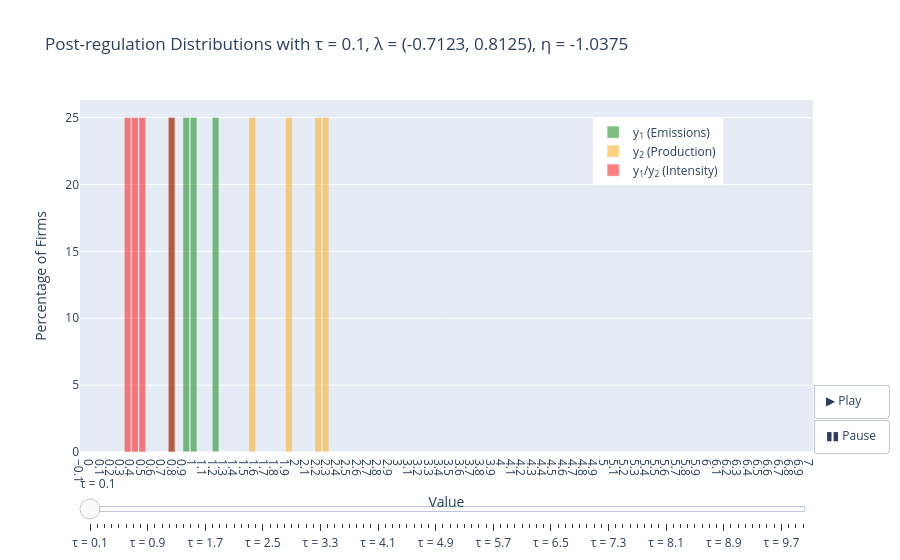

Write notebook code for a chart like this one.
### Code cell
animate_marginal_comparison(nu_list, params_list, tau_list, bins=100)

### Figure 1 — Plotly figure (JSON) as saved in the notebook; plotly's stock layout.template omitted (floating-point values rounded to 4 significant figures)
{"data": [{"marker": {"color": "green"}, "name": "y<sub>1</sub> (Emissions)", "opacity": 0.5, "type": "bar", "width": 0.06413, "x": [-0.06437, 0.006877, 0.07813, 0.1494, 0.2206, 0.2919, 0.3631, 0.4344, 0.5056, 0.5769, 0.6481, 0.7194, 0.7906, 0.8619, 0.9331, 1.004, 1.076, 1.147, 1.218, 1.289, 1.361, 1.432, 1.503, 1.574, 1.646, 1.717, 1.788, 1.859, 1.931, 2.002, 2.073, 2.144, 2.216, 2.287, 2.358, 2.429, 2.501, 2.572, 2.643, 2.714, 2.786, 2.857, 2.928, 2.999, 3.071, 3.142, 3.213, 3.284, 3.356, 3.427, 3.498, 3.569, 3.641, 3.712, 3.783, 3.854, 3.926, 3.997, 4.068, 4.139, 4.211, 4.282, 4.353, 4.424, 4.496, 4.567, 4.638, 4.709, 4.781, 4.852, 4.923, 4.994, 5.066, 5.137, 5.208, 5.279, 5.351, 5.422, 5.493, 5.564, 5.636, 5.707, 5.778, 5.849, 5.921, 5.992, 6.063, 6.134, 6.206, 6.277, 6.348, 6.419, 6.491, 6.562, 6.633, 6.705, 6.776, 6.847, 6.918, 6.99], "y": [0, 0, 0, 0, 0, 0, 0, 0, 0, 0, 0, 0, 25, 0, 25, 25, 0, 0, 25, 0, 0, 0, 0, 0, 0, 0, 0, 0, 0, 0, 0, 0, 0, 0, 0, 0, 0, 0, 0, 0, 0, 0, 0, 0, 0, 0, 0, 0, 0, 0, 0, 0, 0, 0, 0, 0, 0, 0, 0, 0, 0, 0, 0, 0, 0, 0, 0, 0, 0, 0, 0, 0, 0, 0, 0, 0, 0, 0, 0, 0, 0, 0, 0, 0, 0, 0, 0, 0, 0, 0, 0, 0, 0, 0, 0, 0, 0, 0, 0, 0]}, {"marker": {"color": "orange"}, "name": "y<sub>2</sub> (Production)", "opacity": 0.5, "type": "bar", "width": 0.06413, "x": [-0.06437, 0.006877, 0.07813, 0.1494, 0.2206, 0.2919, 0.3631, 0.4344, 0.5056, 0.5769, 0.6481, 0.7194, 0.7906, 0.8619, 0.9331, 1.004, 1.076, 1.147, 1.218, 1.289, 1.361, 1.432, 1.503, 1.574, 1.646, 1.717, 1.788, 1.859, 1.931, 2.002, 2.073, 2.144, 2.216, 2.287, 2.358, 2.429, 2.501, 2.572, 2.643, 2.714, 2.786, 2.857, 2.928, 2.999, 3.071, 3.142, 3.213, 3.284, 3.356, 3.427, 3.498, 3.569, 3.641, 3.712, 3.783, 3.854, 3.926, 3.997, 4.068, 4.139, 4.211, 4.282, 4.353, 4.424, 4.496, 4.567, 4.638, 4.709, 4.781, 4.852, 4.923, 4.994, 5.066, 5.137, 5.208, 5.279, 5.351, 5.422, 5.493, 5.564, 5.636, 5.707, 5.778, 5.849, 5.921, 5.992, 6.063, 6.134, 6.206, 6.277, 6.348, 6.419, 6.491, 6.562, 6.633, 6.705, 6.776, 6.847, 6.918, 6.99], "y": [0, 0, 0, 0, 0, 0, 0, 0, 0, 0, 0, 0, 0, 0, 0, 0, 0, 0, 0, 0, 0, 0, 0, 25, 0, 0, 0, 0, 25, 0, 0, 0, 25, 25, 0, 0, 0, 0, 0, 0, 0, 0, 0, 0, 0, 0, 0, 0, 0, 0, 0, 0, 0, 0, 0, 0, 0, 0, 0, 0, 0, 0, 0, 0, 0, 0, 0, 0, 0, 0, 0, 0, 0, 0, 0, 0, 0, 0, 0, 0, 0, 0, 0, 0, 0, 0, 0, 0, 0, 0, 0, 0, 0, 0, 0, 0, 0, 0, 0, 0]}, {"marker": {"color": "red"}, "name": "y<sub>1</sub>/y<sub>2</sub> (Intensity)", "opacity": 0.5, "type": "bar", "width": 0.06413, "x": [-0.06437, 0.006877, 0.07813, 0.1494, 0.2206, 0.2919, 0.3631, 0.4344, 0.5056, 0.5769, 0.6481, 0.7194, 0.7906, 0.8619, 0.9331, 1.004, 1.076, 1.147, 1.218, 1.289, 1.361, 1.432, 1.503, 1.574, 1.646, 1.717, 1.788, 1.859, 1.931, 2.002, 2.073, 2.144, 2.216, 2.287, 2.358, 2.429, 2.501, 2.572, 2.643, 2.714, 2.786, 2.857, 2.928, 2.999, 3.071, 3.142, 3.213, 3.284, 3.356, 3.427, 3.498, 3.569, 3.641, 3.712, 3.783, 3.854, 3.926, 3.997, 4.068, 4.139, 4.211, 4.282, 4.353, 4.424, 4.496, 4.567, 4.638, 4.709, 4.781, 4.852, 4.923, 4.994, 5.066, 5.137, 5.208, 5.279, 5.351, 5.422, 5.493, 5.564, 5.636, 5.707, 5.778, 5.849, 5.921, 5.992, 6.063, 6.134, 6.206, 6.277, 6.348, 6.419, 6.491, 6.562, 6.633, 6.705, 6.776, 6.847, 6.918, 6.99], "y": [0, 0, 0, 0, 0, 0, 25, 25, 25, 0, 0, 0, 25, 0, 0, 0, 0, 0, 0, 0, 0, 0, 0, 0, 0, 0, 0, 0, 0, 0, 0, 0, 0, 0, 0, 0, 0, 0, 0, 0, 0, 0, 0, 0, 0, 0, 0, 0, 0, 0, 0, 0, 0, 0, 0, 0, 0, 0, 0, 0, 0, 0, 0, 0, 0, 0, 0, 0, 0, 0, 0, 0, 0, 0, 0, 0, 0, 0, 0, 0, 0, 0, 0, 0, 0, 0, 0, 0, 0, 0, 0, 0, 0, 0, 0, 0, 0, 0, 0, 0]}], "layout": {"barmode": "overlay", "legend": {"x": 0.7, "y": 0.95}, "sliders": [{"len": 1, "steps": [{"args": [["0"], {"frame": {"duration": 300, "redraw": true}, "mode": "immediate"}], "label": "&#964; = 0.1", "method": "animate"}, {"args": [["1"], {"frame": {"duration": 300, "redraw": true}, "mode": "immediate"}], "label": "&#964; = 0.2", "method": "animate"}, {"args": [["2"], {"frame": {"duration": 300, "redraw": true}, "mode": "immediate"}], "label": "&#964; = 0.3", "method": "animate"}, {"args": [["3"], {"frame": {"duration": 300, "redraw": true}, "mode": "immediate"}], "label": "&#964; = 0.4", "method": "animate"}, {"args": [["4"], {"frame": {"duration": 300, "redraw": true}, "mode": "immediate"}], "label": "&#964; = 0.5", "method": "animate"}, {"args": [["5"], {"frame": {"duration": 300, "redraw": true}, "mode": "immediate"}], "label": "&#964; = 0.6", "method": "animate"}, {"args": [["6"], {"frame": {"duration": 300, "redraw": true}, "mode": "immediate"}], "label": "&#964; = 0.7", "method": "animate"}, {"args": [["7"], {"frame": {"duration": 300, "redraw": true}, "mode": "immediate"}], "label": "&#964; = 0.8", "method": "animate"}, {"args": [["8"], {"frame": {"duration": 300, "redraw": true}, "mode": "immediate"}], "label": "&#964; = 0.9", "method": "animate"}, {"args": [["9"], {"frame": {"duration": 300, "redraw": true}, "mode": "immediate"}], "label": "&#964; = 1.0", "method": "animate"}, {"args": [["10"], {"frame": {"duration": 300, "redraw": true}, "mode": "immediate"}], "label": "&#964; = 1.1", "method": "animate"}, {"args": [["11"], {"frame": {"duration": 300, "redraw": true}, "mode": "immediate"}], "label": "&#964; = 1.2", "method": "animate"}, {"args": [["12"], {"frame": {"duration": 300, "redraw": true}, "mode": "immediate"}], "label": "&#964; = 1.3", "method": "animate"}, {"args": [["13"], {"frame": {"duration": 300, "redraw": true}, "mode": "immediate"}], "label": "&#964; = 1.4", "method": "animate"}, {"args": [["14"], {"frame": {"duration": 300, "redraw": true}, "mode": "immediate"}], "label": "&#964; = 1.5", "method": "animate"}, {"args": [["15"], {"frame": {"duration": 300, "redraw": true}, "mode": "immediate"}], "label": "&#964; = 1.6", "method": "animate"}, {"args": [["16"], {"frame": {"duration": 300, "redraw": true}, "mode": "immediate"}], "label": "&#964; = 1.7", "method": "animate"}, {"args": [["17"], {"frame": {"duration": 300, "redraw": true}, "mode": "immediate"}], "label": "&#964; = 1.8", "method": "animate"}, {"args": [["18"], {"frame": {"duration": 300, "redraw": true}, "mode": "immediate"}], "label": "&#964; = 1.9", "method": "animate"}, {"args": [["19"], {"frame": {"duration": 300, "redraw": true}, "mode": "immediate"}], "label": "&#964; = 2.0", "method": "animate"}, {"args": [["20"], {"frame": {"duration": 300, "redraw": true}, "mode": "immediate"}], "label": "&#964; = 2.1", "method": "animate"}, {"args": [["21"], {"frame": {"duration": 300, "redraw": true}, "mode": "immediate"}], "label": "&#964; = 2.2", "method": "animate"}, {"args": [["22"], {"frame": {"duration": 300, "redraw": true}, "mode": "immediate"}], "label": "&#964; = 2.3", "method": "animate"}, {"args": [["23"], {"frame": {"duration": 300, "redraw": true}, "mode": "immediate"}], "label": "&#964; = 2.4", "method": "animate"}, {"args": [["24"], {"frame": {"duration": 300, "redraw": true}, "mode": "immediate"}], "label": "&#964; = 2.5", "method": "animate"}, {"args": [["25"], {"frame": {"duration": 300, "redraw": true}, "mode": "immediate"}], "label": "&#964; = 2.6", "method": "animate"}, {"args": [["26"], {"frame": {"duration": 300, "redraw": true}, "mode": "immediate"}], "label": "&#964; = 2.7", "method": "animate"}, {"args": [["27"], {"frame": {"duration": 300, "redraw": true}, "mode": "immediate"}], "label": "&#964; = 2.8", "method": "animate"}, {"args": [["28"], {"frame": {"duration": 300, "redraw": true}, "mode": "immediate"}], "label": "&#964; = 2.9", "method": "animate"}, {"args": [["29"], {"frame": {"duration": 300, "redraw": true}, "mode": "immediate"}], "label": "&#964; = 3.0", "method": "animate"}, {"args": [["30"], {"frame": {"duration": 300, "redraw": true}, "mode": "immediate"}], "label": "&#964; = 3.1", "method": "animate"}, {"args": [["31"], {"frame": {"duration": 300, "redraw": true}, "mode": "immediate"}], "label": "&#964; = 3.2", "method": "animate"}, {"args": [["32"], {"frame": {"duration": 300, "redraw": true}, "mode": "immediate"}], "label": "&#964; = 3.3", "method": "animate"}, {"args": [["33"], {"frame": {"duration": 300, "redraw": true}, "mode": "immediate"}], "label": "&#964; = 3.4", "method": "animate"}, {"args": [["34"], {"frame": {"duration": 300, "redraw": true}, "mode": "immediate"}], "label": "&#964; = 3.5", "method": "animate"}, {"args": [["35"], {"frame": {"duration": 300, "redraw": true}, "mode": "immediate"}], "label": "&#964; = 3.6", "method": "animate"}, {"args": [["36"], {"frame": {"duration": 300, "redraw": true}, "mode": "immediate"}], "label": "&#964; = 3.7", "method": "animate"}, {"args": [["37"], {"frame": {"duration": 300, "redraw": true}, "mode": "immediate"}], "label": "&#964; = 3.8", "method": "animate"}, {"args": [["38"], {"frame": {"duration": 300, "redraw": true}, "mode": "immediate"}], "label": "&#964; = 3.9", "method": "animate"}, {"args": [["39"], {"frame": {"duration": 300, "redraw": true}, "mode": "immediate"}], "label": "&#964; = 4.0", "method": "animate"}, {"args": [["40"], {"frame": {"duration": 300, "redraw": true}, "mode": "immediate"}], "label": "&#964; = 4.1", "method": "animate"}, {"args": [["41"], {"frame": {"duration": 300, "redraw": true}, "mode": "immediate"}], "label": "&#964; = 4.2", "method": "animate"}, {"args": [["42"], {"frame": {"duration": 300, "redraw": true}, "mode": "immediate"}], "label": "&#964; = 4.3", "method": "animate"}, {"args": [["43"], {"frame": {"duration": 300, "redraw": true}, "mode": "immediate"}], "label": "&#964; = 4.4", "method": "animate"}, {"args": [["44"], {"frame": {"duration": 300, "redraw": true}, "mode": "immediate"}], "label": "&#964; = 4.5", "method": "animate"}, {"args": [["45"], {"frame": {"duration": 300, "redraw": true}, "mode": "immediate"}], "label": "&#964; = 4.6", "method": "animate"}, {"args": [["46"], {"frame": {"duration": 300, "redraw": true}, "mode": "immediate"}], "label": "&#964; = 4.7", "method": "animate"}, {"args": [["47"], {"frame": {"duration": 300, "redraw": true}, "mode": "immediate"}], "label": "&#964; = 4.8", "method": "animate"}, {"args": [["48"], {"frame": {"duration": 300, "redraw": true}, "mode": "immediate"}], "label": "&#964; = 4.9", "method": "animate"}, {"args": [["49"], {"frame": {"duration": 300, "redraw": true}, "mode": "immediate"}], "label": "&#964; = 5.0", "method": "animate"}, {"args": [["50"], {"frame": {"duration": 300, "redraw": true}, "mode": "immediate"}], "label": "&#964; = 5.1", "method": "animate"}, {"args": [["51"], {"frame": {"duration": 300, "redraw": true}, "mode": "immediate"}], "label": "&#964; = 5.2", "method": "animate"}, {"args": [["52"], {"frame": {"duration": 300, "redraw": true}, "mode": "immediate"}], "label": "&#964; = 5.3", "method": "animate"}, {"args": [["53"], {"frame": {"duration": 300, "redraw": true}, "mode": "immediate"}], "label": "&#964; = 5.4", "method": "animate"}, {"args": [["54"], {"frame": {"duration": 300, "redraw": true}, "mode": "immediate"}], "label": "&#964; = 5.5", "method": "animate"}, {"args": [["55"], {"frame": {"duration": 300, "redraw": true}, "mode": "immediate"}], "label": "&#964; = 5.6", "method": "animate"}, {"args": [["56"], {"frame": {"duration": 300, "redraw": true}, "mode": "immediate"}], "label": "&#964; = 5.7", "method": "animate"}, {"args": [["57"], {"frame": {"duration": 300, "redraw": true}, "mode": "immediate"}], "label": "&#964; = 5.8", "method": "animate"}, {"args": [["58"], {"frame": {"duration": 300, "redraw": true}, "mode": "immediate"}], "label": "&#964; = 5.9", "method": "animate"}, {"args": [["59"], {"frame": {"duration": 300, "redraw": true}, "mode": "immediate"}], "label": "&#964; = 6.0", "method": "animate"}, {"args": [["60"], {"frame": {"duration": 300, "redraw": true}, "mode": "immediate"}], "label": "&#964; = 6.1", "method": "animate"}, {"args": [["61"], {"frame": {"duration": 300, "redraw": true}, "mode": "immediate"}], "label": "&#964; = 6.2", "method": "animate"}, {"args": [["62"], {"frame": {"duration": 300, "redraw": true}, "mode": "immediate"}], "label": "&#964; = 6.3", "method": "animate"}, {"args": [["63"], {"frame": {"duration": 300, "redraw": true}, "mode": "immediate"}], "label": "&#964; = 6.4", "method": "animate"}, {"args": [["64"], {"frame": {"duration": 300, "redraw": true}, "mode": "immediate"}], "label": "&#964; = 6.5", "method": "animate"}, {"args": [["65"], {"frame": {"duration": 300, "redraw": true}, "mode": "immediate"}], "label": "&#964; = 6.6", "method": "animate"}, {"args": [["66"], {"frame": {"duration": 300, "redraw": true}, "mode": "immediate"}], "label": "&#964; = 6.7", "method": "animate"}, {"args": [["67"], {"frame": {"duration": 300, "redraw": true}, "mode": "immediate"}], "label": "&#964; = 6.8", "method": "animate"}, {"args": [["68"], {"frame": {"duration": 300, "redraw": true}, "mode": "immediate"}], "label": "&#964; = 6.9", "method": "animate"}, {"args": [["69"], {"frame": {"duration": 300, "redraw": true}, "mode": "immediate"}], "label": "&#964; = 7.0", "method": "animate"}, {"args": [["70"], {"frame": {"duration": 300, "redraw": true}, "mode": "immediate"}], "label": "&#964; = 7.1", "method": "animate"}, {"args": [["71"], {"frame": {"duration": 300, "redraw": true}, "mode": "immediate"}], "label": "&#964; = 7.2", "method": "animate"}, {"args": [["72"], {"frame": {"duration": 300, "redraw": true}, "mode": "immediate"}], "label": "&#964; = 7.3", "method": "animate"}, {"args": [["73"], {"frame": {"duration": 300, "redraw": true}, "mode": "immediate"}], "label": "&#964; = 7.4", "method": "animate"}, {"args": [["74"], {"frame": {"duration": 300, "redraw": true}, "mode": "immediate"}], "label": "&#964; = 7.5", "method": "animate"}, {"args": [["75"], {"frame": {"duration": 300, "redraw": true}, "mode": "immediate"}], "label": "&#964; = 7.6", "method": "animate"}, {"args": [["76"], {"frame": {"duration": 300, "redraw": true}, "mode": "immediate"}], "label": "&#964; = 7.7", "method": "animate"}, {"args": [["77"], {"frame": {"duration": 300, "redraw": true}, "mode": "immediate"}], "label": "&#964; = 7.8", "method": "animate"}, {"args": [["78"], {"frame": {"duration": 300, "redraw": true}, "mode": "immediate"}], "label": "&#964; = 7.9", "method": "animate"}, {"args": [["79"], {"frame": {"duration": 300, "redraw": true}, "mode": "immediate"}], "label": "&#964; = 8.0", "method": "animate"}, {"args": [["80"], {"frame": {"duration": 300, "redraw": true}, "mode": "immediate"}], "label": "&#964; = 8.1", "method": "animate"}, {"args": [["81"], {"frame": {"duration": 300, "redraw": true}, "mode": "immediate"}], "label": "&#964; = 8.2", "method": "animate"}, {"args": [["82"], {"frame": {"duration": 300, "redraw": true}, "mode": "immediate"}], "label": "&#964; = 8.3", "method": "animate"}, {"args": [["83"], {"frame": {"duration": 300, "redraw": true}, "mode": "immediate"}], "label": "&#964; = 8.4", "method": "animate"}, {"args": [["84"], {"frame": {"duration": 300, "redraw": true}, "mode": "immediate"}], "label": "&#964; = 8.5", "method": "animate"}, {"args": [["85"], {"frame": {"duration": 300, "redraw": true}, "mode": "immediate"}], "label": "&#964; = 8.6", "method": "animate"}, {"args": [["86"], {"frame": {"duration": 300, "redraw": true}, "mode": "immediate"}], "label": "&#964; = 8.7", "method": "animate"}, {"args": [["87"], {"frame": {"duration": 300, "redraw": true}, "mode": "immediate"}], "label": "&#964; = 8.8", "method": "animate"}, {"args": [["88"], {"frame": {"duration": 300, "redraw": true}, "mode": "immediate"}], "label": "&#964; = 8.9", "method": "animate"}, {"args": [["89"], {"frame": {"duration": 300, "redraw": true}, "mode": "immediate"}], "label": "&#964; = 9.0", "method": "animate"}, {"args": [["90"], {"frame": {"duration": 300, "redraw": true}, "mode": "immediate"}], "label": "&#964; = 9.1", "method": "animate"}, {"args": [["91"], {"frame": {"duration": 300, "redraw": true}, "mode": "immediate"}], "label": "&#964; = 9.2", "method": "animate"}, {"args": [["92"], {"frame": {"duration": 300, "redraw": true}, "mode": "immediate"}], "label": "&#964; = 9.3", "method": "animate"}, {"args": [["93"], {"frame": {"duration": 300, "redraw": true}, "mode": "immediate"}], "label": "&#964; = 9.4", "method": "animate"}, {"args": [["94"], {"frame": {"duration": 300, "redraw": true}, "mode": "immediate"}], "label": "&#964; = 9.5", "method": "animate"}, {"args": [["95"], {"frame": {"duration": 300, "redraw": true}, "mode": "immediate"}], "label": "&#964; = 9.6", "method": "animate"}, {"args": [["96"], {"frame": {"duration": 300, "redraw": true}, "mode": "immediate"}], "label": "&#964; = 9.7", "method": "animate"}, {"args": [["97"], {"frame": {"duration": 300, "redraw": true}, "mode": "immediate"}], "label": "&#964; = 9.8", "method": "animate"}, {"args": [["98"], {"frame": {"duration": 300, "redraw": true}, "mode": "immediate"}], "label": "&#964; = 9.9", "method": "animate"}, {"args": [["99"], {"frame": {"duration": 300, "redraw": true}, "mode": "immediate"}], "label": "&#964; = 10.0", "method": "animate"}], "transition": {"duration": 0}, "x": 0, "y": 0}], "title": {"text": "Post-regulation Distributions with &#964; = 0.1, &#955; = (-0.7123, 0.8125), &#951; = -1.0375"}, "updatemenus": [{"buttons": [{"args": [null, {"frame": {"duration": 300, "redraw": true}, "fromcurrent": true}], "label": "&#9654; Play", "method": "animate"}, {"args": [[null], {"frame": {"duration": 0, "redraw": false}, "mode": "immediate"}], "label": "&#9646;&#9646; Pause", "method": "animate"}], "showactive": false, "type": "buttons", "x": 1, "xanchor": "left", "y": 0, "yanchor": "bottom"}], "xaxis": {"dtick": 0.1, "range": [-0.1, 7.025], "title": {"text": "Value"}}, "yaxis": {"title": {"text": "Percentage of Firms"}}}}
